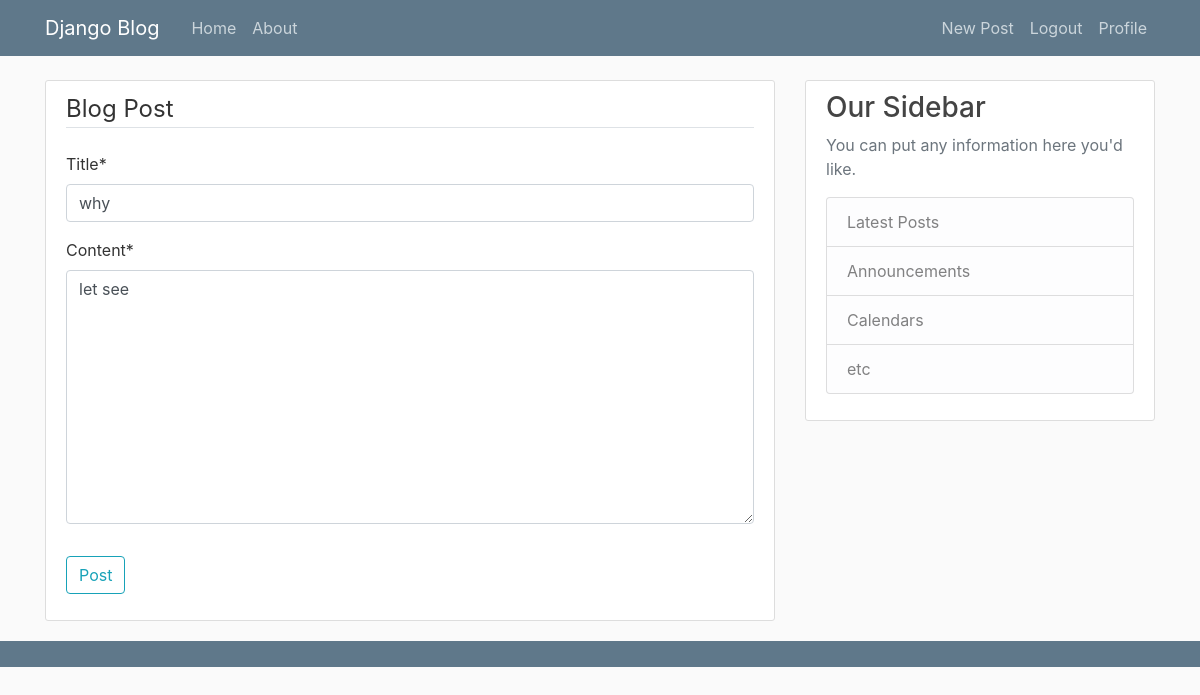
Before: /post/7/update/ (signed in) with the older database file.
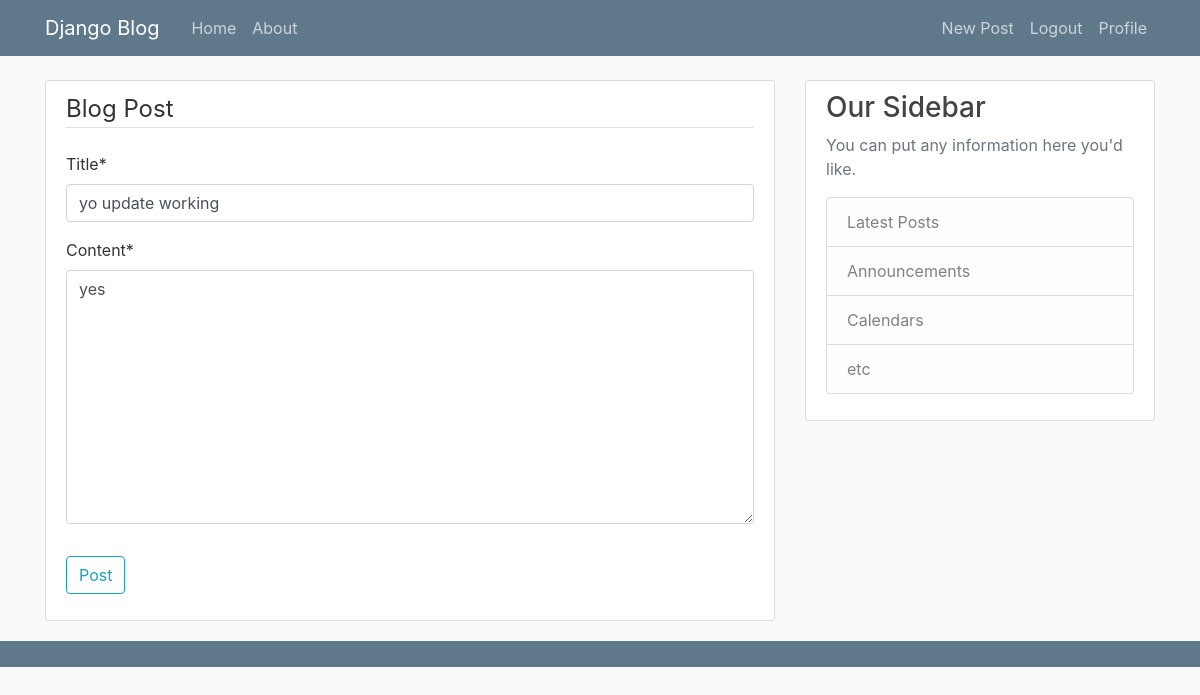
After: the same page with the newer database file.
### blog/models.py (models this page shows, shortened)
class Post(models.Model):
    title = models.CharField(max_length=100)
    content = models.TextField()
    date_posted = models.DateTimeField(default=timezone.now)
    author = models.ForeignKey(User,on_delete=models.CASCADE)

### blog/views.py (the view, shortened to what this page needs)
# urls.py: path('post/<int:pk>/update/', PostUpdateView.as_view(), name='post-update'),
class PostUpdateView(LoginRequiredMixin,UserPassesTestMixin, UpdateView):
    model  = Post
    fields = ['title', 'content']
    def test_func(self):
        post = self.get_object()
        if self.request.user == post.author:
            return True
        return False

### blog/templates/blog/post_form.html (shortened to what this page needs)
{% extends "blog/layout.html" %}
{% load crispy_forms_tags  %}
{% block content %}
 <div class = 'content-section'>
     <form method ="POST">
         <fieldset class = "form-group">
             <legend class = "border-bottom mb-4">Blog Post</legend>
             {{ form|crispy }}
         </fieldset>
         <div class = "form-group">
             <button class = "btn btn-outline-info" type = "submit">Post</button>
         </div>
     </form>
 </div>
{% endblock content %}

Changed rows visible on the page:
changed Post: title "why" → "yo update working"; content "let see" → "yes"
